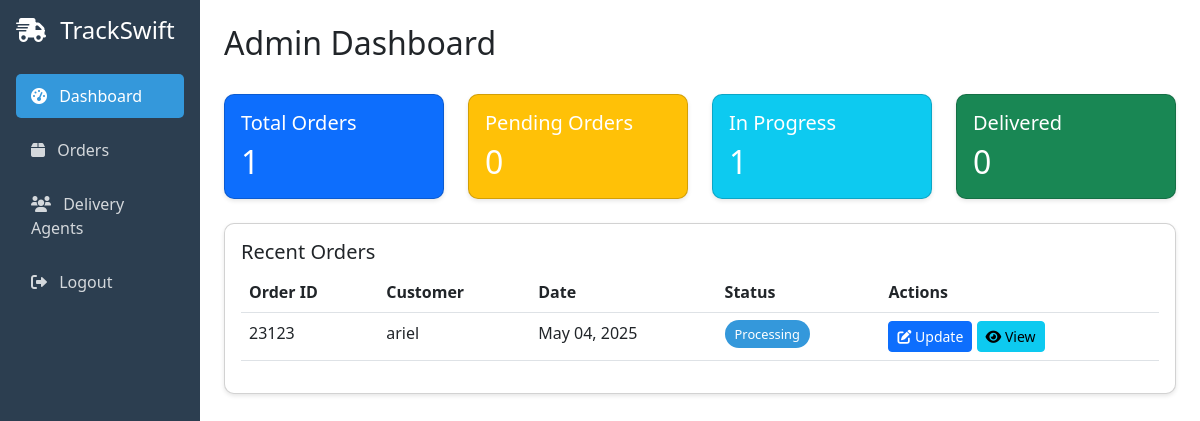
The app's page /admin.php (signed in) with its own data.
### tables this page shows
CREATE TABLE `orders` (
  `id` int(11) NOT NULL,
  `order_id` varchar(50) NOT NULL,
  `customer_name` varchar(100) NOT NULL,
  `customer_email` varchar(100) NOT NULL,
  `customer_phone` varchar(20) NOT NULL,
  `order_date` datetime NOT NULL,
  `status` enum('pending','processing','shipped','delivered') NOT NULL DEFAULT 'pending',
  `estimated_delivery` date DEFAULT NULL,
  `shipping_address` text NOT NULL,
  `created_at` timestamp NOT NULL DEFAULT current_timestamp(),
  `updated_at` timestamp NOT NULL DEFAULT current_timestamp() ON UPDATE current_timestamp()
);

### admin.php (the view, shortened to what this page needs)
<?php
require_once "database.php";
$ordersQuery = "SELECT * FROM orders ORDER BY order_date DESC";
$ordersResult = mysqli_query($conn, $ordersQuery);
?>
<!DOCTYPE html>
<html lang="en">
<head>
    <link href="https://cdn.jsdelivr.net/npm/bootstrap@5.3.0/dist/css/bootstrap.min.css" rel="stylesheet">
    <link href="https://cdnjs.cloudflare.com/ajax/libs/font-awesome/6.0.0/css/all.min.css" rel="stylesheet">
</head>
<body>
    <div class="container-fluid">
        <div class="row">
            <div class="col-md-3 col-lg-2 px-0 sidebar">
                <div class="p-3">
                    <h4 class="mb-4">
                        <i class="fas fa-truck-fast me-2"></i>
                        TrackSwift
                    </h4>
                    <ul class="nav flex-column">
                        <li class="nav-item">
                            <a class="nav-link active" href="admin.php">
                                <i class="fas fa-tachometer-alt me-2"></i> Dashboard
                            </a>
                        </li>
                        <li class="nav-item">
                            <a class="nav-link" href="admin_orders.php">
                                <i class="fas fa-box me-2"></i> Orders
                            </a>
                        </li>
                        <li class="nav-item">
                            <a class="nav-link" href="admin_agents.php">
                                <i class="fas fa-users me-2"></i> Delivery Agents
                            </a>
                        </li>
                        <li class="nav-item">
                            <a class="nav-link" href="logout.php">
                                <i class="fas fa-sign-out-alt me-2"></i> Logout
                            </a>
                        </li>
                    </ul>
                </div>
            </div>
            <div class="col-md-9 col-lg-10 p-4">
                <div class="d-flex justify-content-between align-items-center mb-4">
                    <h2>Admin Dashboard</h2>
                </div>
                <div class="row mb-4">
                    <div class="col-md-3">
                        <div class="card bg-primary text-white">
                            <div class="card-body">
                                <h5 class="card-title">Total Orders</h5>
                                <h2 class="mb-0"><?php echo mysqli_num_rows($ordersResult); ?></h2>
                            </div>
                        </div>
                    </div>
                    <div class="col-md-3">
                        <div class="card bg-warning text-white">
                            <div class="card-body">
                                <h5 class="card-title">Pending Orders</h5>
                                <h2 class="mb-0">
                                    <?php
                                    $pendingQuery = "SELECT COUNT(*) FROM orders WHERE status = 'pending'";
                                    $pendingResult = mysqli_query($conn, $pendingQuery);
                                    echo mysqli_fetch_row($pendingResult)[0];
                                    ?>
                                </h2>
                            </div>
                        </div>
                    </div>
                    <div class="col-md-3">
                        <div class="card bg-info text-white">
                            <div class="card-body">
                                <h5 class="card-title">In Progress</h5>
                                <h2 class="mb-0">
                                    <?php
                                    $progressQuery = "SELECT COUNT(*) FROM orders WHERE status IN ('processing', 'shipped')";
                                    $progressResult = mysqli_query($conn, $progressQuery);
                                    echo mysqli_fetch_row($progressResult)[0];
                                    ?>
                                </h2>
                            </div>
                        </div>
                    </div>
                    <div class="col-md-3">
                        <div class="card bg-success text-white">
                            <div class="card-body">
                                <h5 class="card-title">Delivered</h5>
                                <h2 class="mb-0">
                                    <?php
                                    $deliveredQuery = "SELECT COUNT(*) FROM orders WHERE status = 'delivered'";
                                    $deliveredResult = mysqli_query($conn, $deliveredQuery);
                                    echo mysqli_fetch_row($deliveredResult)[0];
                                    ?>
                                </h2>
                            </div>
                        </div>
                    </div>
                </div>
                <div class="card">
                    <div class="card-body">
                        <h5 class="card-title">Recent Orders</h5>
                        <div class="table-responsive">
                            <table class="table table-hover">
                                <thead>
                                    <tr>
                                        <th>Order ID</th>
                                        <th>Customer</th>
                                        <th>Date</th>
                                        <th>Status</th>
                                        <th>Actions</th>
                                    </tr>
                                </thead>
                                <tbody>
                                    <?php while ($order = mysqli_fetch_assoc($ordersResult)): ?>
                                    <tr>
                                        <td><?php echo htmlspecialchars($order['order_id']); ?></td>
                                        <td><?php echo htmlspecialchars($order['customer_name']); ?></td>
                                        <td><?php echo date('M d, Y', strtotime($order['order_date'])); ?></td>
                                        <td>
                                            <span class="status-badge status-<?php echo $order['status']; ?>">
                                                <?php echo ucfirst($order['status']); ?>
                                            </span>
                                        </td>
                                        <td>
                                            <button class="btn btn-sm btn-primary" onclick="updateStatus('<?php echo $order['order_id']; ?>')">
                                                <i class="fas fa-edit"></i> Update
                                            </button>
                                            <a href="track.php?order_id=<?php echo $order['order_id']; ?>" class="btn btn-sm btn-info">
                                                <i class="fas fa-eye"></i> View
                                            </a>
                                        </td>
                                    </tr>
                                    <?php endwhile; ?>
                                </tbody>
                            </table>
                        </div>
                    </div>
                </div>
            </div>
        </div>
    </div>
</body>
</html>

### admin.php (style rules this page uses)
.sidebar { min-height: 100vh; background-color: #2c3e50; color: white; }
.sidebar .nav-link { color: rgba(255, 255, 255, 0.8); padding: 10px 15px; margin: 5px 0; border-radius: 5px; }
.sidebar .nav-link.active { background-color: #3498db; color: white; }
.status-badge { padding: 5px 10px; border-radius: 15px; font-size: 0.8rem; }
.status-processing { background-color: #3498db; color: white; }
.card { border-radius: 10px; box-shadow: 0 2px 4px rgba(0, 0, 0, 0.1); }

### records on screen
orders: order "23123", customer_name "ariel", order_date "May 04, 2025", status "Processing"

### other values on screen
mysqli_num_rows($ordersResult) "1"
mysqli_fetch_row($pendingResult)[0] "0"
mysqli_fetch_row($progressResult)[0] "1"
mysqli_fetch_row($deliveredResult)[0] "0"
